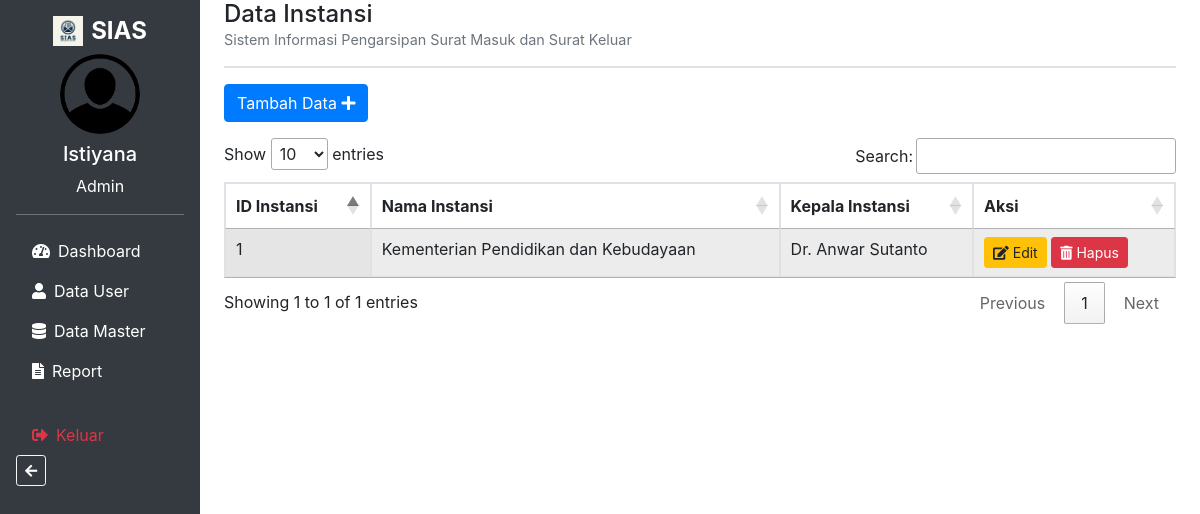
The app's page /instansi/instansi.php with its own data.
### tables this page shows
CREATE TABLE `tb_instansi` (
  `id_instansi` int(11) NOT NULL,
  `nama_instansi` varchar(225) NOT NULL,
  `kepala_instansi` varchar(225) NOT NULL
);

### instansi/instansi.php (the view, shortened to what this page needs)
<?php
include '../config/koneksi.php';
$query = "SELECT * FROM tb_instansi";
$result = mysqli_query($koneksi, $query);
?>
<!DOCTYPE html>
<html lang="id">
<head>
    <link rel="stylesheet" href="https://stackpath.bootstrapcdn.com/bootstrap/4.5.2/css/bootstrap.min.css">
    <link rel="stylesheet" href="https://cdnjs.cloudflare.com/ajax/libs/font-awesome/5.15.4/css/all.min.css">
    <link rel="stylesheet" href="https://cdn.datatables.net/1.10.21/css/jquery.dataTables.min.css">
</head>
<body>
    <div class="container-fluid">
        <div class="row">
            <nav class="col-md-3 col-lg-2 sidebar p-3">
                <h4 class="text-center font-weight-bold">
                    <img src="../img/logo.jpg" alt="Logo Sistem Informasi Arsip" width="30"> SIAS
                </h4>
                <div class="profile text-center mb-3">
                    <img src="../img/foto.png" alt="Foto Admin">
                    <h5 class="mt-2">Istiyana</h5>
                    <p>Admin</p>
                </div>
                <div class="divider"></div>
                <ul class="nav flex-column mt-3">
                    <li class="nav-item">
                        <a class="nav-link" href="../dashboard_admin.php"><i class="fas fa-tachometer-alt"></i>
                            Dashboard</a>
                    <li class="nav-item">
                        <a class="nav-link" href="../user/user.php" aria-label="User"><i class="fas fa-user"></i>
                            Data User</a>
                    </li>
                    <li class="nav-item">
                        <a class="nav-link" data-toggle="collapse" href="#dataMasterSubmenu" role="button"
                            aria-expanded="false" aria-controls="dataMasterSubmenu" aria-label="Data Master">
                            <i class="fas fa-database"></i> Data Master
                        </a>
                    </li>
                    <li class="nav-item">
                        <a class="nav-link" data-toggle="collapse" href="#reportSubmenu" role="button"
                            aria-expanded="false" aria-controls="reportSubmenu" aria-label="Report">
                            <i class="fas fa-file-alt"></i> Report
                        </a>
                    </li>
                    <li class="nav-item mt-4">
                        <a href="../index.php" class="nav-link text-danger" aria-label="Keluar"><i
                                class="fas fa-sign-out-alt"></i> Keluar</a>
                    </li>
                </ul>
                <div class="mt-auto text-left">
                    <a href="../dashboard_admin.php" class="btn btn-outline-light btn-sm"><i
                            class="fas fa-arrow-left"></i></a>
                </div>
            </nav>
            <main class="col-md-9 ml-sm-auto col-lg-10 px-md-4">
                <div class="mb-3">
                    <h2 class="main-title">Data Instansi</h2>
                    <p class="sub-title">Sistem Informasi Pengarsipan Surat Masuk dan Surat Keluar</p>
                    <div class="main-divider"></div>
                </div>
                <div class="mb-3">
                    <a href="tambah_data_instansi.php" class="btn btn-primary">
                        Tambah Data <i class="fas fa-plus"></i>
                    </a>
                </div>
                <div class="table-responsive">
                    <table id="instansiTable" class="table table-striped table-bordered display">
                        <thead>
                            <tr>
                                <th>ID Instansi</th>
                                <th>Nama Instansi</th>
                                <th>Kepala Instansi</th>
                                <th>Aksi</th>
                            </tr>
                        </thead>
                        <tbody>
                            <?php
                            while ($row = mysqli_fetch_assoc($result)) {
                                echo "<tr>
                                        <td>{$row['id_instansi']}</td>
                                        <td>{$row['nama_instansi']}</td>
                                        <td>{$row['kepala_instansi']}</td>
                                        <td>
                                            <a href='edit_instansi.php?id_instansi={$row['id_instansi']}' class='btn btn-warning btn-sm'><i class='fas fa-edit'></i> Edit</a>
                                            <a href='proses_hapus_instansi.php?id_instansi={$row['id_instansi']}' class='btn btn-danger btn-sm' onclick=\"return confirm('Apakah Anda yakin ingin menghapus data ini?');\">
                                                <i class='fas fa-trash-alt'></i> Hapus
                                            </a>
                                        </td>
                                    </tr>";
                            }
                            ?>
                        </tbody>
                    </table>
                </div>
            </main>
        </div>
    </div>
</body>
</html>

### instansi/instansi.php (style rules this page uses)
.sidebar { min-height: 100vh; background-color: #343a40; color: #fff; }
.sidebar .nav-link, .sidebar h4 { color: #fff; }
.sidebar h4 { display: flex; align-items: center; justify-content: center; }
.sidebar h4 img { margin-right: 8px; }
.profile img { width: 80px; height: 80px; border-radius: 50%; }
.sidebar .divider { height: 1px; background-color: #6c757d; margin: 1rem 0; }
.sidebar .nav-item .nav-link { display: flex; align-items: center; }
.sidebar .nav-item .nav-link i { margin-right: 8px; }
.main-title { font-size: 1.5rem; margin-bottom: 0; }
.sub-title { font-size: 0.9rem; color: #6c757d; }
.main-divider { height: 2px; background-color: #dee2e6; margin: 1rem 0; }

### records on screen
tb_instansi: id_instansi "1", nama_instansi "Kementerian Pendidikan dan Kebudayaan", kepala_instansi "Dr. Anwar Sutanto"
